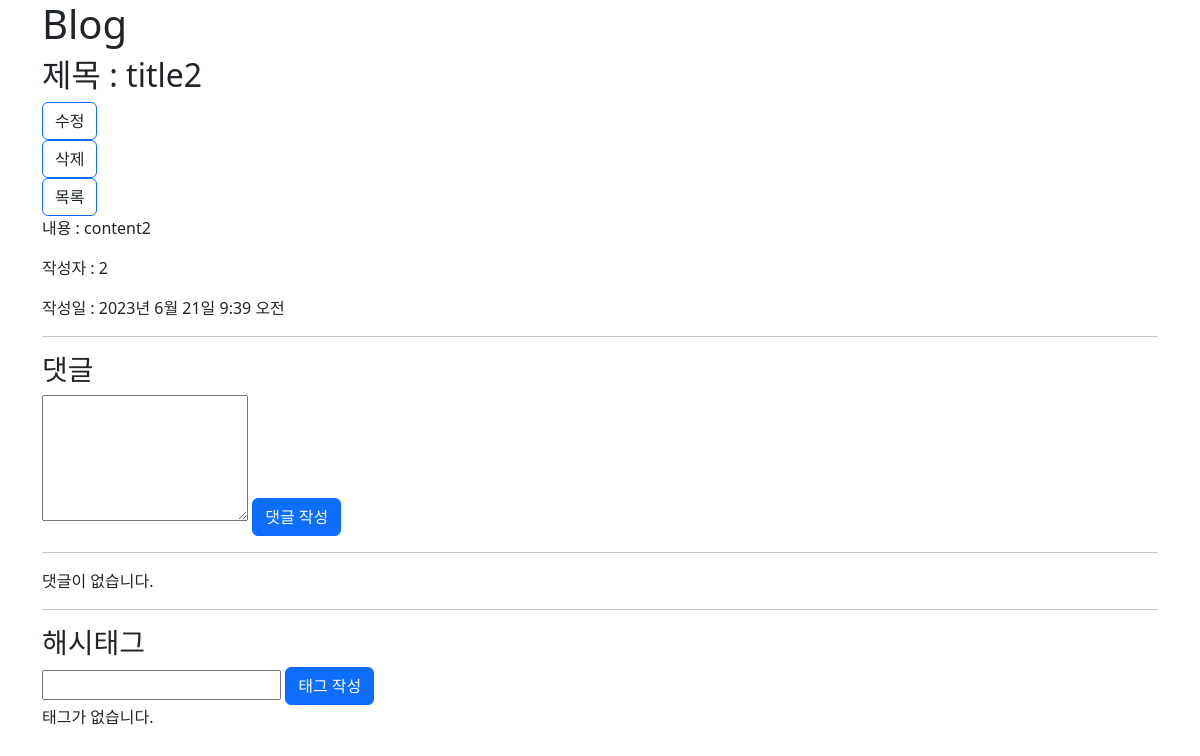
/blog/detail/2/, run on an earlier commit of the app's database.
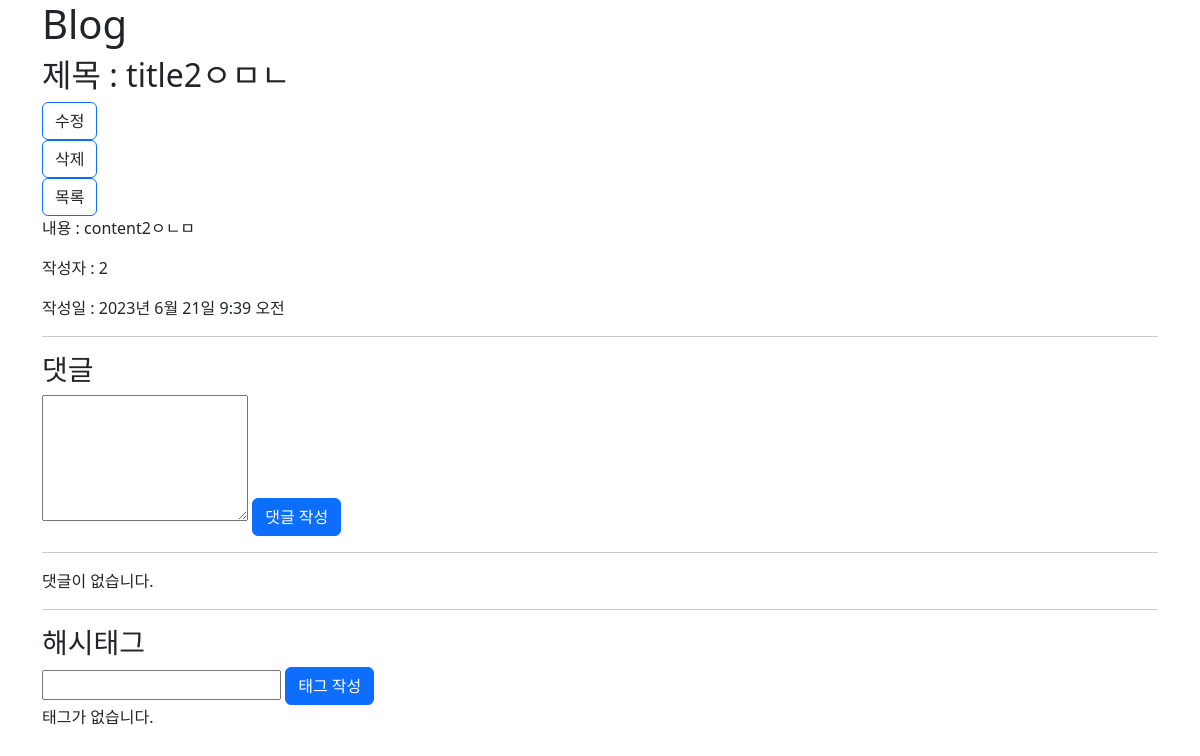
And on a later commit of the database.
### blog/models.py (models this page shows)
class Post(models.Model):
    title = models.CharField(max_length=30)
    content = models.TextField()
    writer = models.CharField(max_length=10)
    created_at = models.DateTimeField(auto_now_add=True)
    updated_at = models.DateTimeField(auto_now=True)

### blog/views.py (the view)
# urls.py: path("detail/<int:pk>/", views.DetailView.as_view(), name='detail'), # /blog/detail/1
class DetailView(View):
    def get(self, request, pk): # post_id: 데이터베이스 post_id 테이블 이름 사용하고 싶어서
        post = Post.objects.get(pk=pk)
        comments = Comment.objects.filter(post=post)
        hashtags = HashTag.objects.filter(post=post)
        comment_form = CommentForm()
        hashtag_form = HashTagForm()
        context = {
            'post': post,
            'comments': comments,
            'hashtags': hashtags,
            'comment_form': comment_form,
            'hashtag_form': hashtag_form,
        }
        return render(request, 'blog/post_detail.html', context)

### blog/forms.py
class CommentForm(forms.ModelForm):
    class Meta:
        model = Comment
        fields = ['content']
        widgets = {
            'content': forms.Textarea(attrs={'rows': '5', 'cols': '20'})
        }

class HashTagForm(forms.ModelForm):
    class Meta:
        model = HashTag
        fields = ['name']

### blog/templates/blog/post_detail.html (shortened to what this page needs)
{% extends 'blog/base.html' %}
{% block content %}
<h2>제목 : {{ post.title }}</h2>
<a href="{% url 'blog:edit' pk=post.pk %}" class="btn border-primary">수정</a>
<form action="{% url 'blog:delete' pk=post.pk %}" method="post">
    <input type="submit" value="삭제" class="btn border-primary">
</form>
<a href="{% url 'blog:list' %}" class="btn border-primary">목록</a>
<p>내용 : {{ post.content }}</p>
<p>작성자 : {{ post.writer }}</p>
<p>작성일 : {{ post.created_at }}</p>
<hr>
<h3>댓글</h3>
<form action="{% url 'blog:cm-write' pk=post.pk %}" method="post">
    {{ comment_form.content }}
    <input type="submit" value="댓글 작성" class="btn btn-primary">
</form>
<hr>
{% if comments %}
    <ul>
        {% for comment in comments %}
            <li>
                <form action="{% url 'blog:cm-delete' pk=comment.pk %}" method="post">
                    {{ comment.content }} | {{ comment.created_at }} |
                    {% csrf_token %}
                    <input type="submit" value="X" class="btn btn-primary">
                </form>
            </li>
            {% endfor %}
    </ul>
{% else %}
<p>댓글이 없습니다.</p>
{% endif %}
<hr>
<h3>해시태그</h3>
<form action="{% url 'blog:tag-write' pk=post.pk %}" method="post">
    {{ hashtag_form.name }}
    <input type="submit" value="태그 작성" class="btn btn-primary">
</form>
{% if hashtags %}
    <ul>
        {% for hashtag in hashtags %}
            <li>
                <form action="{% url 'blog:tag-delete' pk=hashtag.pk %}" method="post">
                    {{ hashtag }}
                    {% csrf_token %}
                    <input type="submit" value="X" class="btn btn-primary">
                </form>
            </li>
            {% endfor %}
    </ul>
{% else %}
<p>태그가 없습니다.</p>
{% endif %}
{% endblock %}

What changed in the data, as far as the page shows it:
changed Post "2023년 6월 21일 9:39 오전": title "title2" → "title2ㅇㅁㄴ"; content "content2" → "content2ㅇㄴㅁ"
